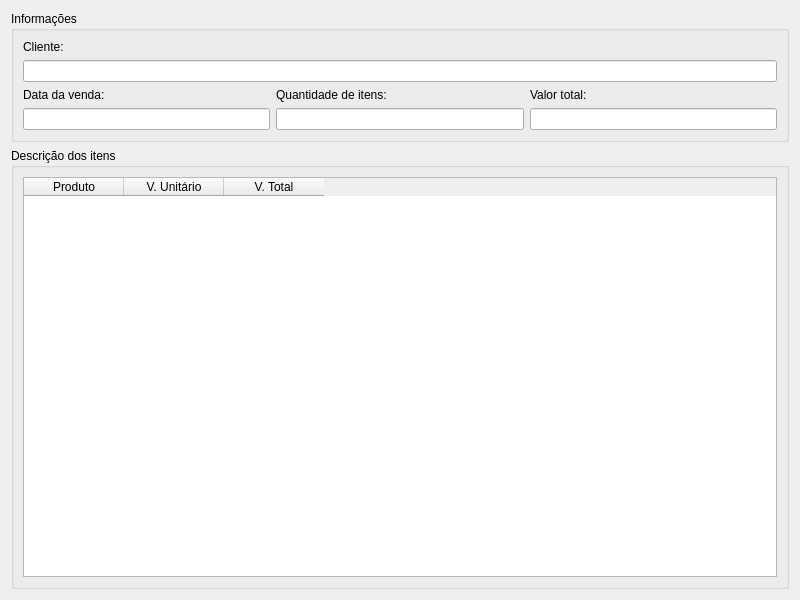
<?xml version="1.0" encoding="UTF-8"?>
<ui version="4.0">
 <class>Form</class>
 <widget class="QWidget" name="Form">
  <property name="windowModality">
   <enum>Qt::ApplicationModal</enum>
  </property>
  <property name="geometry">
   <rect>
    <x>0</x>
    <y>0</y>
    <width>800</width>
    <height>600</height>
   </rect>
  </property>
  <property name="minimumSize">
   <size>
    <width>800</width>
    <height>600</height>
   </size>
  </property>
  <property name="maximumSize">
   <size>
    <width>800</width>
    <height>600</height>
   </size>
  </property>
  <property name="windowTitle">
   <string>Informação sobre a venda</string>
  </property>
  <layout class="QVBoxLayout" name="verticalLayout_2">
   <item>
    <widget class="QGroupBox" name="groupBox">
     <property name="title">
      <string>Informações</string>
     </property>
     <layout class="QHBoxLayout" name="horizontalLayout">
      <item>
       <layout class="QGridLayout" name="gridLayout">
        <item row="2" column="2">
         <widget class="QLabel" name="label_3">
          <property name="text">
           <string>Valor total:</string>
          </property>
         </widget>
        </item>
        <item row="2" column="0">
         <widget class="QLabel" name="label">
          <property name="text">
           <string>Data da venda:</string>
          </property>
         </widget>
        </item>
        <item row="3" column="1">
         <widget class="QLineEdit" name="qtd">
          <property name="toolTip">
           <string>Mostra a quantidade de itens.</string>
          </property>
          <property name="readOnly">
           <bool>true</bool>
          </property>
         </widget>
        </item>
        <item row="2" column="1">
         <widget class="QLabel" name="label_2">
          <property name="text">
           <string>Quantidade de itens:</string>
          </property>
         </widget>
        </item>
        <item row="3" column="0">
         <widget class="QLineEdit" name="data">
          <property name="readOnly">
           <bool>true</bool>
          </property>
         </widget>
        </item>
        <item row="3" column="2">
         <widget class="QLineEdit" name="valortotal">
          <property name="readOnly">
           <bool>true</bool>
          </property>
         </widget>
        </item>
        <item row="0" column="0">
         <widget class="QLabel" name="label_4">
          <property name="text">
           <string>Cliente:</string>
          </property>
         </widget>
        </item>
        <item row="1" column="0" colspan="3">
         <widget class="QLineEdit" name="cliente"/>
        </item>
       </layout>
      </item>
     </layout>
    </widget>
   </item>
   <item>
    <widget class="QGroupBox" name="groupBox_2">
     <property name="title">
      <string>Descrição dos itens</string>
     </property>
     <layout class="QVBoxLayout" name="verticalLayout">
      <item>
       <widget class="QTableWidget" name="tableWidget">
        <column>
         <property name="text">
          <string>Produto</string>
         </property>
        </column>
        <column>
         <property name="text">
          <string>V. Unitário</string>
         </property>
        </column>
        <column>
         <property name="text">
          <string>V. Total</string>
         </property>
        </column>
       </widget>
      </item>
     </layout>
    </widget>
   </item>
  </layout>
 </widget>
 <resources/>
 <connections/>
</ui>
